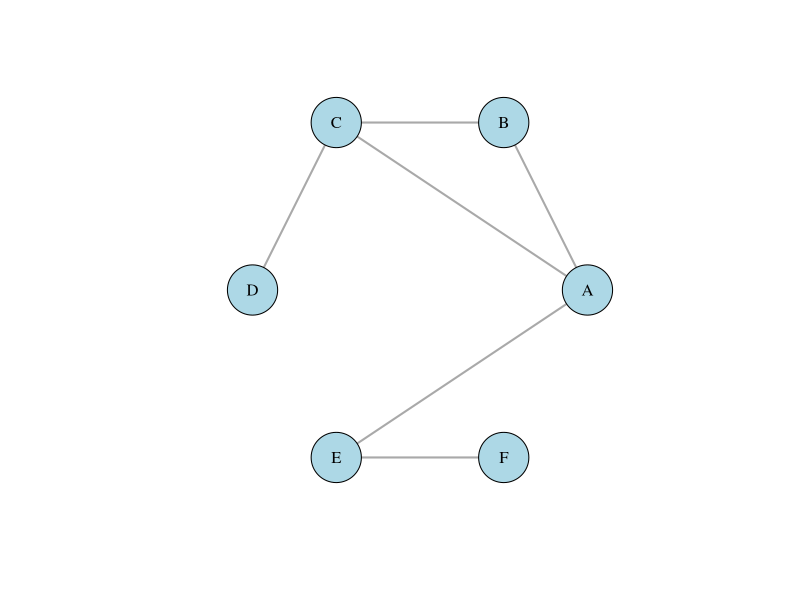
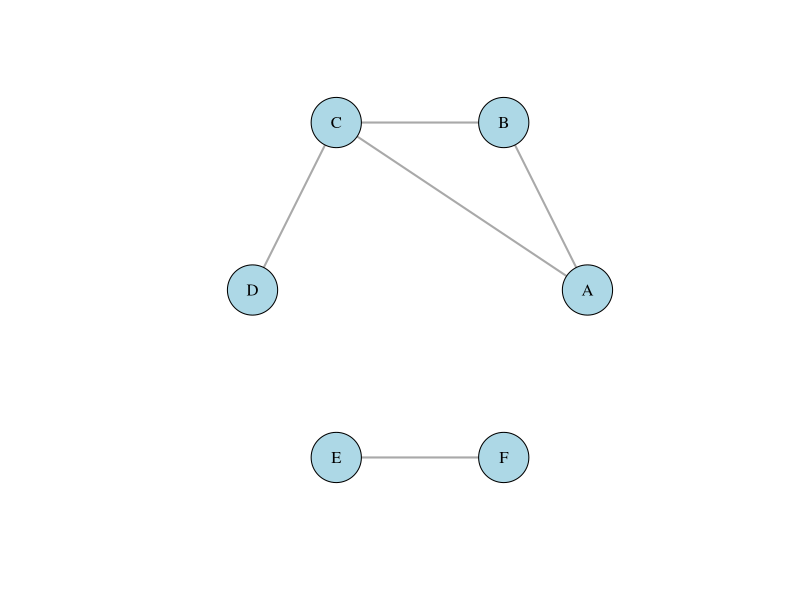
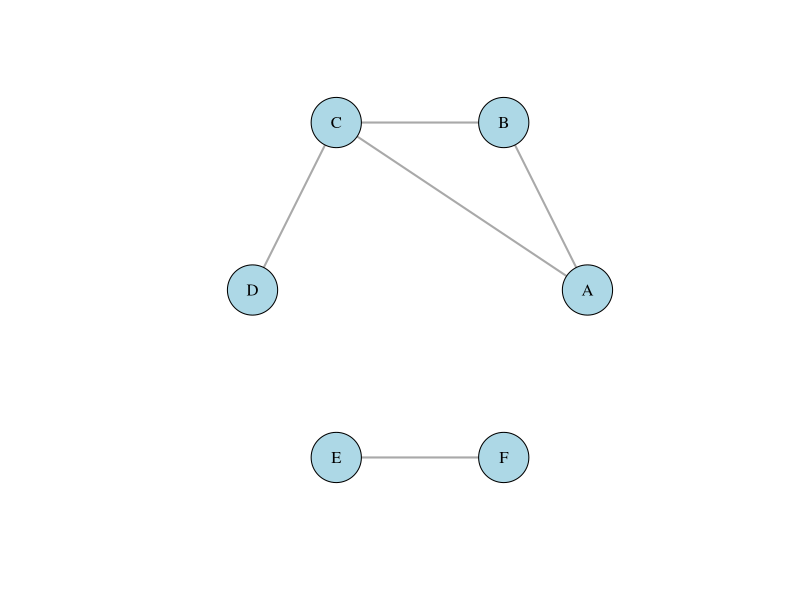

These figures' R source, in order: (Note: this script raises an error after producing the figures.)
####Graphs for Thesis####

library(igraph)

#Adjacency Matrix #1  Connected Graph
m=matrix(c(1,1,1,0,1,0,
           1,1,1,0,0,0,
           1,1,1,1,0,0,
           0,0,1,1,0,0,
           1,0,0,0,1,1,
           0,0,0,0,1,1),nrow=6,byrow=T)
rownames(m)=c("A","B","C","D","E","F")
colnames(m)=rownames(m)

#Graph from above #1
p1=graph_from_adjacency_matrix(m,weighted=T,mode='lower',diag=F)
plot(p1,vertex.color='lightblue',vertex.label.color="black", layout=layout_in_circle(p1),
     vertex.size=30, edge.width=2)


#par(mar=c(5.1, 4.1, 4.1, 2.1))  #Default
#par(mar=c(1,1,1,1))
#par(mar=c(0.5,0.5,0.5,0.5))


#Adjacency Matrix #2  Disconnected Graph
m=matrix(c(1,1,1,0,0,0,
           1,1,1,0,0,0,
           1,1,1,1,0,0,
           0,0,1,1,0,0,
           0,0,0,0,1,1,
           0,0,0,0,1,1),nrow=6,byrow=T)
rownames(m)=c("A","B","C","D","E","F")
colnames(m)=rownames(m)

#Graph from above #2
p1=graph_from_adjacency_matrix(m,weighted=T,mode='lower',diag=F)
plot(p1,vertex.color='lightblue',vertex.label.color="black", layout=layout_in_circle(p1),
     vertex.size=30, edge.width=2)


#par(mar=c(5.1, 4.1, 4.1, 2.1))  #Default
#par(mar=c(1,1,1,1))
#par(mar=c(0.5,0.5,0.5,0.5))


#Co-occurrence matrix #3, like in adjacency matrix #1 above but with frequencies
m.0=matrix(c(1,10,3,0,0,0,
             10,1,8,0,0,0,
             3,8,1,2,0,0,
             0,0,2,1,0,0,
             0,0,0,0,1,6,
             0,0,0,0,6,1),nrow=6,byrow=T)
rownames(m.0)=c("A","B","C","D","E","F")
colnames(m.0)=rownames(m.0)

#Graph from above #3
p1.0=graph_from_adjacency_matrix(m.0,weighted=T,mode='lower',diag=F)
plot(p1.0,vertex.color='lightblue',vertex.label.color="black", layout=layout_in_circle(p1.0),
     vertex.size=30, edge.width=2)#,edge.label=E(p1.0)$weight, edge.label.color="black")
edge_attr_names(p1.0)




#Example Code#
n1.1=graph_from_adjacency_matrix(M.pre.a[[1]],weighted = T, mode='lower',diag=F)
plot(n1.1,vertex.label.color="black", layout=layout_in_circle(n1.1), edge.width=E(n1.1)$weight/10,
     vertex.size=offdiagsums(M.pre.a[[1]])/10)
title("Pre")
plot(n1.1)



m2=matrix(c(218,58,3,87,145,2,
            58,80,2,39,57,0,
            3,2,5,1,1,0,
            87,39,1,208,103,1,
            145,57,1,103,201,0,
            2,0,0,1,0,2),nrow=6,byrow=T)

p1=graph_from_adjacency_matrix(m,mode='lower',diag=F)
p2=graph_from_adjacency_matrix(m,weighted=T,mode='lower',diag=F)
p3=graph_from_adjacency_matrix(1/m2,mode='lower',diag=F)
p4=graph_from_adjacency_matrix(1/m2,weighted=T,mode='lower',diag=F)

betweenness(p1)


plot(p1)
plot(p4)





############## NEW 2023 ##############


